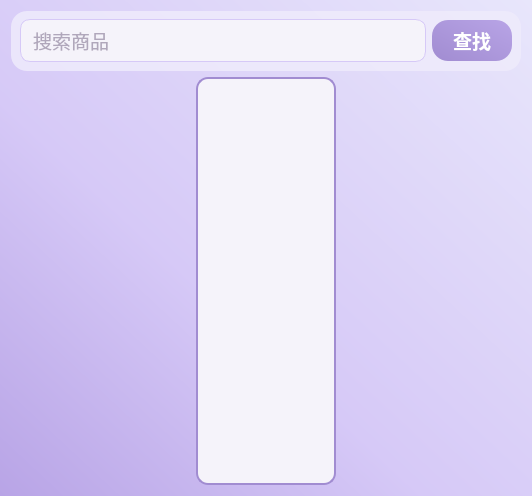
<?xml version="1.0" encoding="UTF-8"?>
<ui version="4.0">
 <class>ShopPage</class>
 <widget class="QWidget" name="ShopPage">
  <property name="geometry">
   <rect>
    <x>0</x>
    <y>0</y>
    <width>532</width>
    <height>496</height>
   </rect>
  </property>
  <property name="windowTitle">
   <string>商城</string>
  </property>
  <property name="styleSheet">
   <string notr="true">
QWidget#ShopPage {
    background: qlineargradient(spread:pad,x1:1,y1:0,x2:0,y2:1,stop:0 #e8e6fb, stop:0.6 #d6c9f7, stop:1 #b8a4e6);
    font-family: "微软雅黑";
}
   </string>
  </property>
  <layout class="QGridLayout" name="gridLayout">
   <item row="0" column="0">
    <widget class="QWidget" name="searchbar" native="true">
     <property name="sizePolicy">
      <sizepolicy hsizetype="Preferred" vsizetype="Fixed">
       <horstretch>0</horstretch>
       <verstretch>0</verstretch>
      </sizepolicy>
     </property>
     <property name="minimumSize">
      <size>
       <width>0</width>
       <height>60</height>
      </size>
     </property>
     <property name="styleSheet">
      <string notr="true">
QWidget#searchbar {
    background: rgba(239,235,251,0.85);
    border-radius: 16px;
    font-family: "微软雅黑";
}
      </string>
     </property>
     <layout class="QHBoxLayout" name="horizontalLayout_2">
      <property name="topMargin">
       <number>8</number>
      </property>
      <property name="bottomMargin">
       <number>8</number>
      </property>
      <item>
       <widget class="QLineEdit" name="lineEdit">
        <property name="styleSheet">
         <string notr="true">
QLineEdit {
    background-color: #f5f3fa;
    border: 1px solid #d6c9f7;
    border-radius: 10px;
    color: #6c5b7b;
    font-size: 14pt;
    font-family: "微软雅黑";
    padding: 6px 10px;
}
QLineEdit:focus {
    background-color: #fff;
    border: 1.5px solid #a18cd1;
}
         </string>
        </property>
        <property name="font">
         <font>
          <family>微软雅黑</family>
          <pointsize>14</pointsize>
         </font>
        </property>
        <property name="placeholderText">
         <string>搜索商品</string>
        </property>
       </widget>
      </item>
      <item>
       <widget class="QPushButton" name="btn_search">
        <property name="sizePolicy">
         <sizepolicy hsizetype="Fixed" vsizetype="Fixed">
          <horstretch>0</horstretch>
          <verstretch>0</verstretch>
         </sizepolicy>
        </property>
        <property name="minimumSize">
         <size>
          <width>80</width>
          <height>36</height>
         </size>
        </property>
        <property name="maximumSize">
         <size>
          <width>80</width>
          <height>16777215</height>
         </size>
        </property>
        <property name="font">
         <font>
          <family>微软雅黑</family>
          <pointsize>14</pointsize>
          <bold>true</bold>
         </font>
        </property>
        <property name="styleSheet">
         <string notr="true">
QPushButton {
    border-radius: 16px;
    border: none;
    color: #fff;
    background: qlineargradient(spread:pad,x1:1,y1:0,x2:0,y2:1,stop:0 #b8a4e6,stop:1 #a18cd1);
    font: bold 14pt "微软雅黑";
    padding: 6px 18px;
    box-shadow: 0 2px 8px rgba(160,140,209,0.10);
}
QPushButton:hover {
    background: #a18cd1;
}
         </string>
        </property>
        <property name="text">
         <string>查找</string>
        </property>
       </widget>
      </item>
     </layout>
    </widget>
   </item>
   <item row="1" column="0">
    <layout class="QHBoxLayout" name="horizontalLayout">
     <item>
      <widget class="QListWidget" name="list_classification">
       <property name="sizePolicy">
        <sizepolicy hsizetype="Preferred" vsizetype="Expanding">
         <horstretch>0</horstretch>
         <verstretch>0</verstretch>
        </sizepolicy>
       </property>
       <property name="maximumSize">
        <size>
         <width>140</width>
         <height>16777215</height>
        </size>
       </property>
       <property name="font">
        <font>
         <family>微软雅黑</family>
         <pointsize>15</pointsize>
         <bold>true</bold>
        </font>
       </property>
       <property name="styleSheet">
        <string notr="true">
QListWidget {
    border: 1.5px solid #a18cd1;
    background: #f5f3fa;
    border-radius: 12px;
    color: #6c5b7b;
    padding: 6px 0;
    font-family: "微软雅黑";
    font-size: 15pt;
}
QListWidget::Item {
    padding: 12px 4px;
    border-radius: 8px;
    margin-bottom: 6px;
}
QListWidget::Item:hover {
    background: #e8e6fb;
    color: #a18cd1;
}
QListWidget::item:selected {
    background: qlineargradient(spread:pad,x1:1,y1:0,x2:0,y2:1,stop:0 #b8a4e6,stop:1 #a18cd1);
    color: #fff;
}
        </string>
       </property>
       <property name="resizeMode">
        <enum>QListView::Fixed</enum>
       </property>
      </widget>
     </item>
    </layout>
   </item>
  </layout>
 </widget>
 <resources/>
 <connections/>
</ui>
